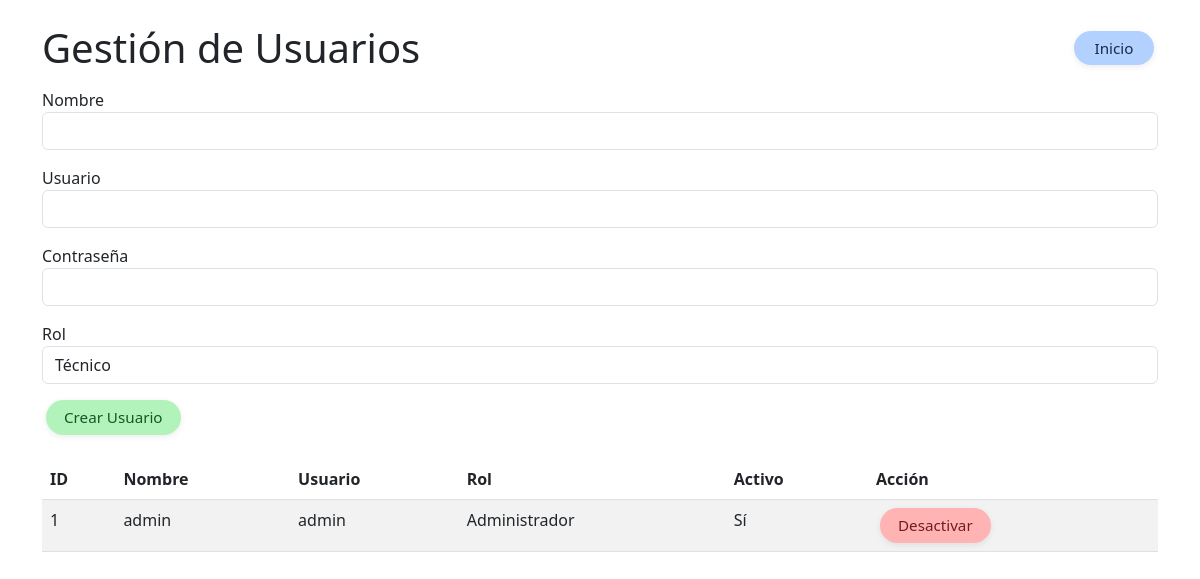
The page /admin/usuarios (signed in) on the database as committed earlier.
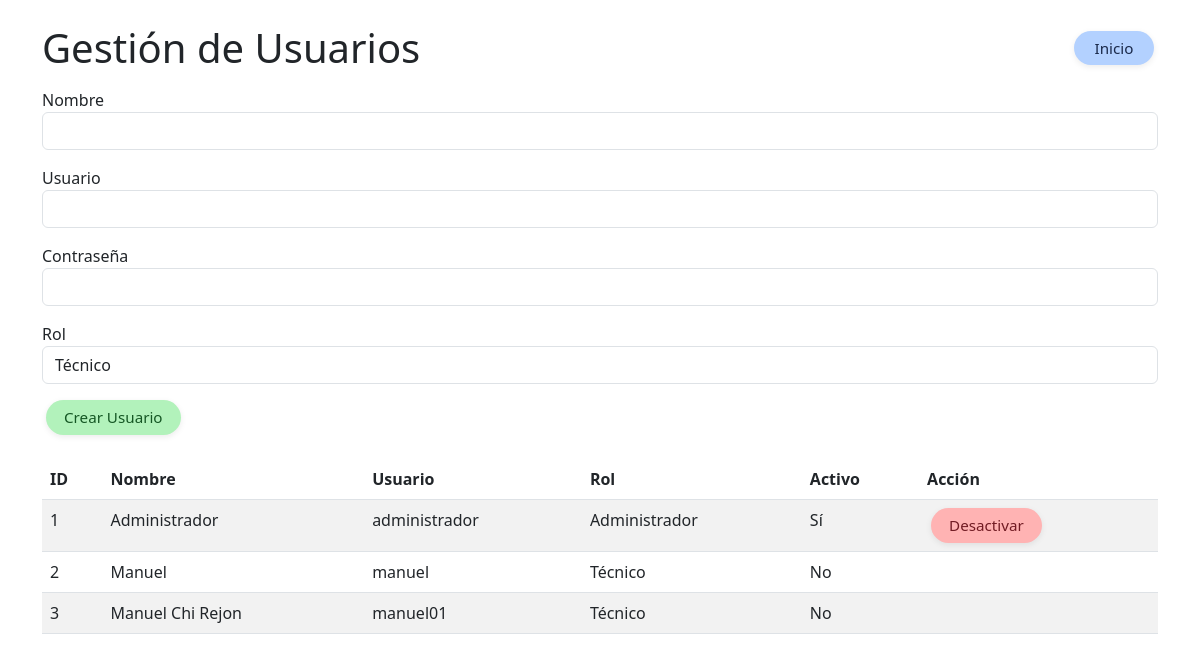
The same page on the database as committed later.
### tables this page shows
CREATE TABLE usuarios (
                    id INTEGER PRIMARY KEY AUTOINCREMENT,
                    nombre TEXT NOT NULL,
                    usuario TEXT NOT NULL UNIQUE,
                    contraseña TEXT NOT NULL,
                    rol TEXT NOT NULL,
                    activo INTEGER DEFAULT 1 CHECK (activo IN (0, 1))
                );

### modules/admin/routes.py (the view, shortened to what this page needs)
@admin_bp.route('/usuarios', methods=['GET', 'POST'])
@login_required
def usuarios():
    if current_user.rol != 'Administrador':
        flash("Acceso denegado", "error")
        return redirect(url_for('tecnico.panel'))
    usuarios = db.query("SELECT * FROM usuarios")
    return render_template('usuarios.html', usuarios=usuarios)

### app.py (called while the page is built)
@login_manager.user_loader
def load_user(user_id):
    from db import DatabaseSingleton
    db = DatabaseSingleton()
    user_data = db.query("SELECT * FROM usuarios WHERE id = ? AND activo = 1", (user_id,))
    if user_data:
        from models import User
        return User(user_data[0]['id'], user_data[0]['nombre'], user_data[0]['usuario'], user_data[0]['rol'], user_data[0]['activo'])
    return None

### db.py (called while the page is built)
    def __new__(cls):
        if cls._instance is None:
            cls._instance = super().__new__(cls)
            cls._instance.conn = sqlite3.connect(Config.DATABASE_PATH, check_same_thread=False)
            cls._instance.conn.row_factory = sqlite3.Row
            cls._instance.init_db()
        return cls._instance

    def query(self, sql, params=()):
        cursor = self.conn.cursor()
        cursor.execute(sql, params)
        result = cursor.fetchall()
        cursor.close()
        return result

### templates/usuarios.html (shortened to what this page needs)
<!DOCTYPE html>
<html>
<head>
    <link href="https://cdn.jsdelivr.net/npm/bootstrap@5.3.0/dist/css/bootstrap.min.css" rel="stylesheet">
    <link rel="stylesheet" href="/static/css/global.css">
</head>
<body>
    <div class="container mt-4">
        <div class="d-flex justify-content-between align-items-center mb-3">
            <h1 class="mb-0">Gestión de Usuarios</h1>
            <a href="{{ url_for('index') }}" class="btn-regresar btn-form-main inicio-top-right ms-3" title="Inicio">Inicio</a>
        </div>
        <form method="POST" class="mb-4">
            <div class="mb-3">
                <label>Nombre</label>
                <input type="text" name="nombre" class="form-control" required>
            </div>
            <div class="mb-3">
                <label>Usuario</label>
                <input type="text" name="usuario" class="form-control" required pattern="[a-zA-Z0-9_]{4,20}" title="4-20 caracteres alfanuméricos">
            </div>
            <div class="mb-3">
                <label>Contraseña</label>
                <input type="password" name="contraseña" class="form-control" required minlength="8">
            </div>
            <div class="mb-3">
                <label>Rol</label>
                <select name="rol" class="form-control" required>
                    <option value="Técnico">Técnico</option>
                </select>
            </div>
            <button type="submit" class="btn-aceptar" title="Crear Usuario">Crear Usuario</button>
        </form>
        <table class="table table-striped">
            <thead>
                <tr>
                    <th>ID</th>
                    <th>Nombre</th>
                    <th>Usuario</th>
                    <th>Rol</th>
                    <th>Activo</th>
                    <th>Acción</th>
                </tr>
            </thead>
            <tbody>
                {% for usuario in usuarios %}
                <tr>
                    <td>{{ usuario['id'] }}</td>
                    <td>{{ usuario['nombre'] }}</td>
                    <td>{{ usuario['usuario'] }}</td>
                    <td>{{ usuario['rol'] }}</td>
                    <td>{{ 'Sí' if usuario['activo'] else 'No' }}</td>
                    <td>
                        {% if usuario['activo'] %}
                        <form method="POST" action="{{ url_for('admin.desactivar', id=usuario['id']) }}" style="display:inline;">
                            <button type="submit" class="btn-cancelar btn-sm" title="Desactivar">Desactivar</button>
                        </form>
                        {% endif %}
                    </td>
                </tr>
                {% endfor %}
            </tbody>
        </table>
    </div>
</body>
</html>

Rows that differ between the two databases and show on the page:
changed usuarios "Administrador": nombre "admin" → "Administrador"; usuario "admin" → "administrador"
added usuarios: id "2", nombre "Manuel", usuario "manuel", rol "Técnico", activo "No"
added usuarios: id "3", nombre "Manuel Chi Rejon", usuario "manuel01", rol "Técnico", activo "No"
